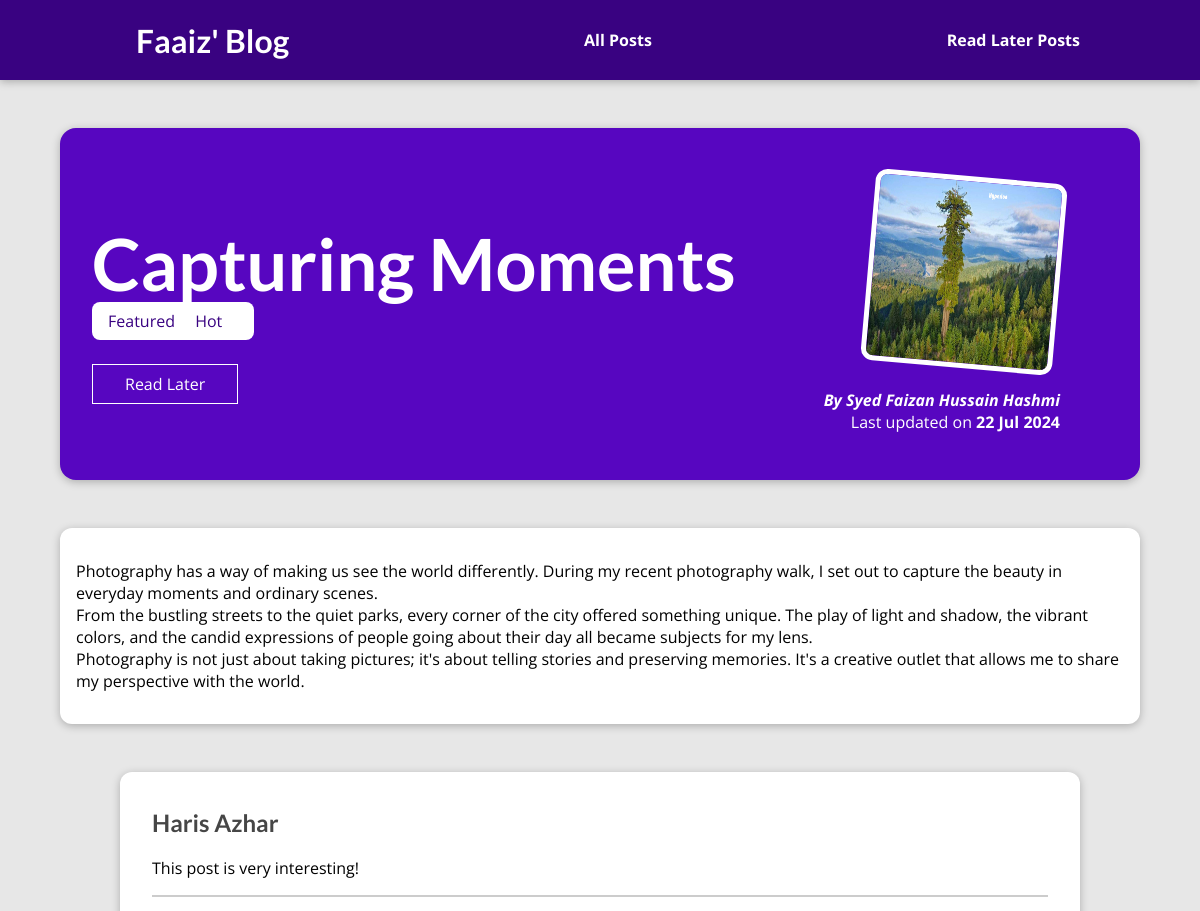
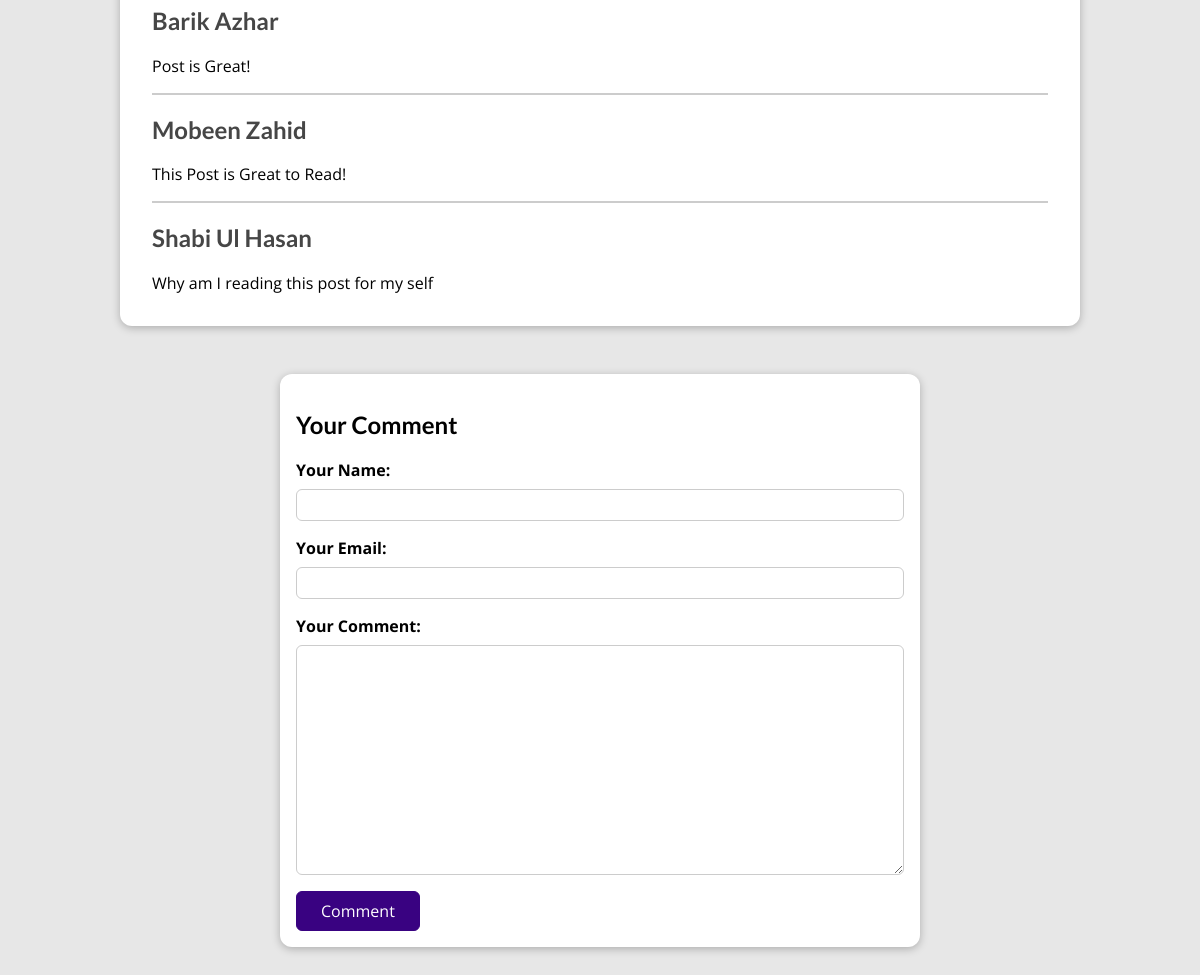
The app's page /posts/capturing-moments with its own data (2 pictures, top to bottom).
### blog/models.py (models this page shows, shortened)
class Post(models.Model):
    title = models.CharField(max_length=150)
    excerpt = models.CharField(max_length=200)
    image = models.ImageField(upload_to="posts", null=True)
    date = models.DateField(auto_now=True)
    slug = models.SlugField(unique=True, db_index=True)
    content = models.TextField(validators=[MinLengthValidator(10)])
    author = models.ForeignKey(Author, on_delete=models.SET_NULL, null=True)
    tags = models.ManyToManyField(Tag)

class Tag(models.Model):
    caption = models.CharField(max_length=20)

class Author(models.Model):
    first_name = models.CharField(max_length=100)
    last_name = models.CharField(max_length=100)
    email = models.EmailField()
    def __str__(self):
        return f"{self.first_name} {self.last_name}"

class Comment(models.Model):
    user_name = models.CharField(max_length=120)
    user_email = models.EmailField()
    text = models.TextField(max_length=400)
    date = models.DateField(auto_now=True)
    post = models.ForeignKey(Post, on_delete=models.CASCADE, related_name="comments")

### blog/views.py (the view, shortened to what this page needs)
# urls.py: path("posts/<slug:slug>", views.PostDetailView.as_view(), name="post-detail-page"),
class PostDetailView(View):
    def is_stored_post(self, request, post_id):
        stored_posts = request.session.get("stored_posts")
        if stored_posts is not None:
            is_saved_for_later = post_id in stored_posts
        else:
            is_saved_for_later = False
        return is_saved_for_later
    def get(self, request, slug):
        post = Post.objects.get(slug=slug)
        context = {
            "post": post,
            "tags": post.tags.all(),
            "comment_form": CommentForm(),
            "comments": post.comments.all().order_by("-date"),
            "saved_for_later": self.is_stored_post(request, post.id)
        }
        return render(request, "blog/post-detail.html", context)

### blog/forms.py
class CommentForm(forms.ModelForm):
    class Meta():
        model = Comment
        exclude = ["post"]
        labels = {
            "user_name": "Your Name",
            "user_email": "Your Email",
            "text": "Your Comment"
        }

### blog/templates/blog/post-detail.html (shortened to what this page needs)
{% extends "base.html" %}
{% load static %}
{% block css_files %}
<link rel="stylesheet" href="{% static "blog/post-detail.css" %}" />
{% endblock css_files %}
{% block content %}
<section id="summary">
  <h2>{{ post.title }}</h2>
  <div>
    {% for tag in tags %}
      <span class="tag">{{ tag.caption }}<span/>
    {% endfor %}
  </div>
  <div id="read-later">
    <form action="{% url "read-later-page" %}" method="POST">
      <button>
        {% if saved_for_later %}
          Remove from read Later
        {% else %}
          Read Later
        {% endif %}
      </button>
    </form>
  </div>
  <article>
    <img src="{{post.image.url}}" alt="{{ post.title }}" />
    <address>By <a href="mailto:{{post.author.email}}">{{ post.author }}</a></address>
    <div>Last updated on <time>{{ post.date|date:"d M Y" }}</time></div>
  </article>
</section>
<main>
  {{ post.content|linebreaks }}
</main>
<section id="comments">
  <ul>
    {% for comment in comments %}
      <li>
        <h2>{{comment.user_name}}</h2>
        <p>{{comment.text|linebreaks}}</p>
      </li>
    {% endfor %}
  </ul>
</section>
<div id="comment-form">
  <h2>Your Comment</h2>
  <form action="{% url "post-detail-page" post.slug %}" method="POST">
    {% for field in comment_form %}
    <div class="form-control {% if field.errors %}invalid{% endif %}">
      {{field.label_tag}}
      {{field}}
    </div>
    {% endfor %}
    <button>Comment</button>
  </form>
</div>
{% endblock content %}

### static/app.css (style rules this page uses)
* { box-sizing: border-box; }
html { font-family: 'Open Sans', 'Lato', sans-serif; }
body { margin: 0; }
h1, h2, h3 { font-family: 'Lato', sans-serif; font-weight: bold; }

### blog/static/blog/post-detail.css (style rules this page uses)
body { background-color: #e7e7e7; }
#summary { margin: 8rem auto 3rem auto; padding: 2rem; width: 90%; max-width: 90rem; border-radius: 16px; background-color: #5706c0; position: relative; box-shadow: 0 2px 8px rgba(0, 0, 0, 0.25); height: 22rem; }
#summary h2 { color: white; font-size: 4.5rem; margin-bottom: 0.25rem; }
#summary article { position: absolute; top: 2rem; right: 3rem; padding: 1rem 2rem; border-radius: 12px; text-align: right; color: white; }
#summary article img { width: 12rem; height: 12rem; border-radius: 12px; transform: rotateZ(5deg); border: 5px solid white; margin-bottom: 1rem; }
#summary address { font-weight: bold; }
#summary a { color: white; text-decoration: none; }
#summary time { font-weight: bold; }
#read-later { margin: 2rem 0; }
#read-later button { background-color: transparent; border: 1px solid white; padding: 0.5rem 2rem; font: inherit; color: white; cursor: pointer; }
main { width: 90%; max-width: 90rem; margin: 3rem auto; background-color: white; padding: 1rem; border-radius: 12px; box-shadow: 0 2px 8px rgba(0, 0, 0, 0.25); }
.tag { background-color: white; color: #390281; padding: 0.5rem 1rem; border-radius: 8px; }
#comment-form { margin: 3rem auto; width: 90%; max-width: 40rem; border-radius: 12px; background-color: white; box-shadow: 0 2px 8px rgba(0, 0, 0, 0.25); padding: 1rem; }
#comment-form button { font: inherit; background-color: #390281; color: white; border: 1px solid #390281; padding: 0.5rem 1.5rem; border-radius: 6px; cursor: pointer; }
.form-control { margin-bottom: 1rem; }
.form-control label { font-weight: bold; margin-bottom: 0.5rem; display: block; }
.form-control input, .form-control textarea { display: block; width: 100%; font: inherit; padding: 0.25rem; border-radius: 6px; border: 1px solid #ccc; }
#comments { margin: 3rem auto; width: 90%; max-width: 60rem; border-radius: 12px; background-color: white; box-shadow: 0 2px 8px rgba(0, 0, 0, 0.25); padding: 1rem 2rem; }
#comments ul { list-style: none; margin: 0; padding: 0; }
#comments li { margin-bottom: 1rem; border-bottom: 2px solid #ccc; }
#comments li:last-of-type { border-bottom: none; }
#comments h2 { color: #464646; }

### records on screen
Post: title "Capturing Moments", image (picture), author "Syed Faizan Hussain Hashmi", date "22 Jul 2024", content "Photography has a way of making us see the world differently. During my recent photography walk, I set out to capture the beauty in everyday moments and ordinary scenes. From the bustling streets to the quiet parks, every corner of the city offered something unique. The play of light and shadow, the vibrant colors, and the candid expressions of people going about their day all became subjects for my lens. Photography is not just about taking pictures; it's about telling stories and preserving memories. It's a creative outlet that allows me to share my perspective with the world."
Tag: caption "Featured"
Tag: caption "Hot"
Comment: user_name "Haris Azhar", text "This post is very interesting!"
Comment: user_name "Barik Azhar", text "Post is Great!"
Comment: user_name "Mobeen Zahid", text "This Post is Great to Read!"
Comment: user_name "Shabi Ul Hasan", text "Why am I reading this post for my self"

### other values on screen
{{ field.label_tag }} "Your Name:" "Your Email:" "Your Comment:"
